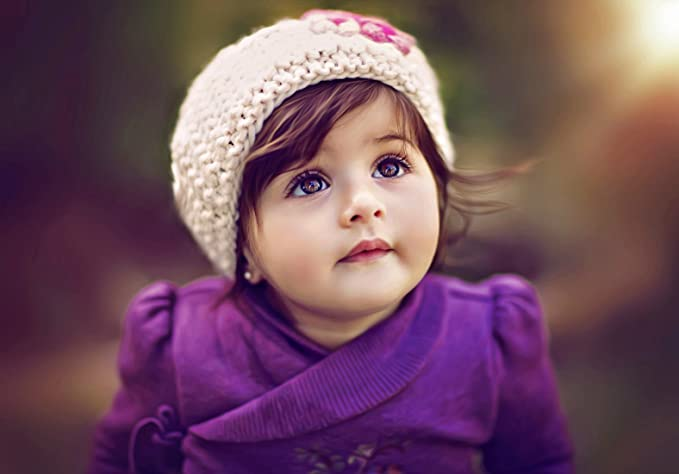
#> input picture image convertion/content/sourceimg/pencilsource/babygirl.jpg, 679 x 474 px, found by its file name; its folder holds only this picture in this run
$ python pencil.py
#> lines starting #> are read from the running program, lines starting #| are printed output that depends on the picture
# Convert an Image to Pencil Sketch
import cv2
import os

folder = 'content\sourceimg\pencilsource' # Sample -> 'Content\\Random_2'
output_folder = 'content\output\penciloutput' #Output Folder


def dodge(image,mask):
    return cv2.divide(image,255-mask,scale=256)

def burn(image,mask):
    return 255-cv2.divide(255-image,255-mask,scale=256)

def pencilSketch(imagefile):
    path = os.path.join(folder,imagefile)
    img = cv2.imread(path)

    gray = cv2.cvtColor(img,cv2.COLOR_BGR2GRAY)

    #Get the neagtive
    neg = 255-gray


    # Apply a Gaussian Blur
    blur = cv2.GaussianBlur(neg,ksize=(21,21),sigmaX=0,sigmaY=0)

    blend = dodge(gray,blur)

    return blend


def load_images_from_folder(folder):
#> called with folder = 'content\\sourceimg\\pencilsource'
    images=[]
    filenames=[]
    for filename in os.listdir(folder):
        img = cv2.imread(os.path.join(folder,filename))
#> img is the input picture: shape (474, 679, 3); mean B, G, R 93.9, 77.7, 113.6
        filenames.append(filename)
        if img is not None:
            images.append(img)
    return images,filenames

images,filenames = load_images_from_folder(folder)
#> images = 1 item; filenames = ['babygirl.jpg']


for imagefile in filenames:
    output_image = pencilSketch(imagefile)
#> in pencilSketch, `gray = cv2.cvtColor(img,cv2.COLOR_BGR2GRAY)`:
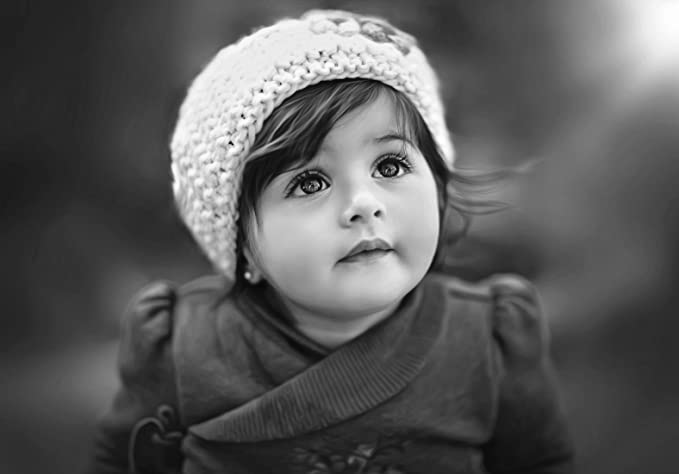
#> gray: shape (474, 679); min 3, max 255, mean 90.3
#> in pencilSketch, `neg = 255-gray`:
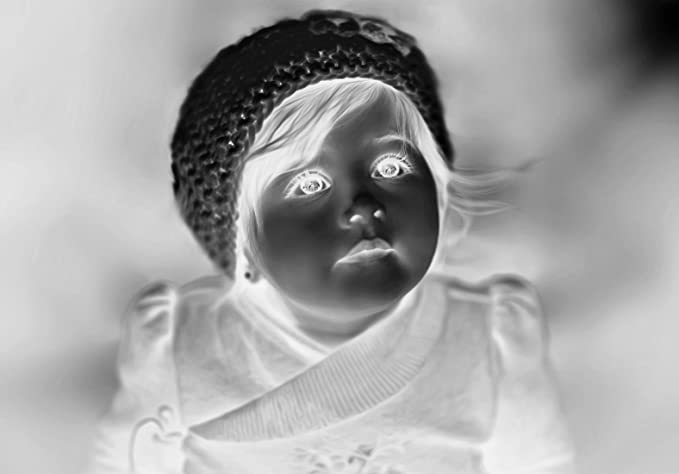
#> neg: shape (474, 679); min 0, max 252, mean 164.7
#> in pencilSketch, `blur = cv2.GaussianBlur(neg,ksize=(21,21),sigmaX=0,sigmaY=0)`:
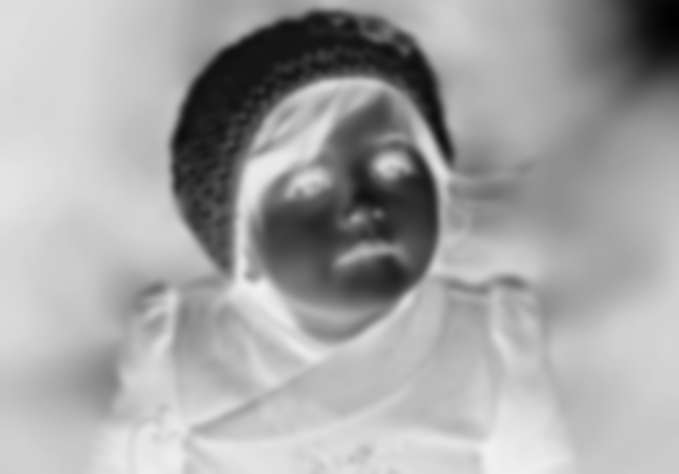
#> blur: shape (474, 679); min 2, max 241, mean 164.7
#> in dodge, `return cv2.divide(image,255-mask,scale=256)`:
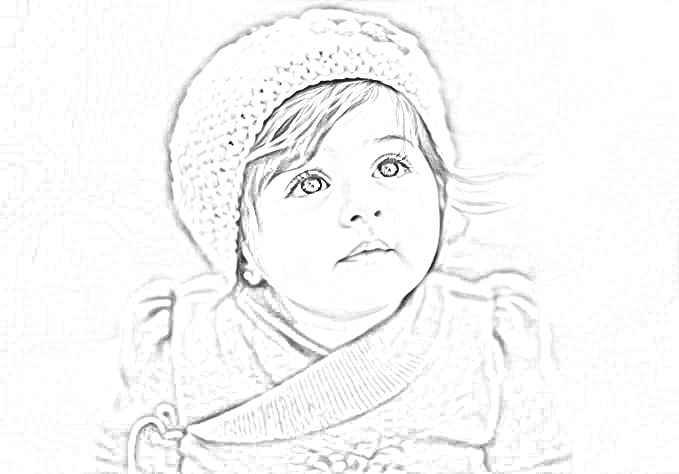
#> returned value: shape (474, 679); min 7, max 255, mean 247.8
    cv2.imshow(imagefile,output_image )
    cv2.waitKey(0)
    cv2.imwrite(os.path.join(output_folder,imagefile+'.jpg'),output_image)

$ run again, on image convertion/content/sourceimg/pencilsource/twinbaby.jpg
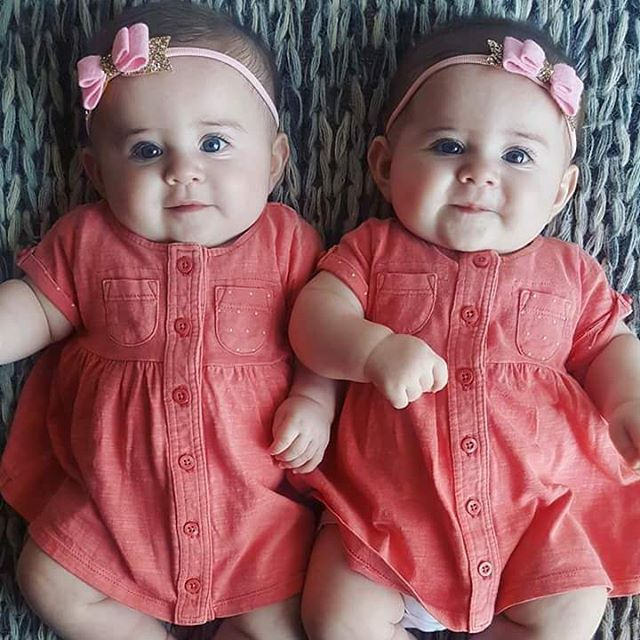
#> input picture image convertion/content/sourceimg/pencilsource/twinbaby.jpg, 640 x 640 px, found by its file name
#> in load_images_from_folder, img is the input picture: shape (640, 640, 3); mean B, G, R 98.6, 94.8, 144.6
#> images = 1 item; filenames = ['twinbaby.jpg']
#> in pencilSketch, `blur = cv2.GaussianBlur(neg,ksize=(21,21),sigmaX=0,sigmaY=0)`:
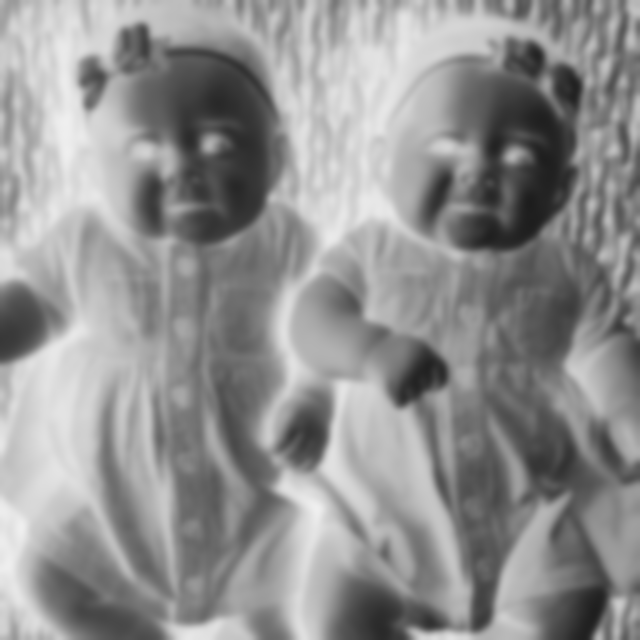
#> blur: shape (640, 640); min 29, max 239, mean 144.9
#> in dodge, `return cv2.divide(image,255-mask,scale=256)`:
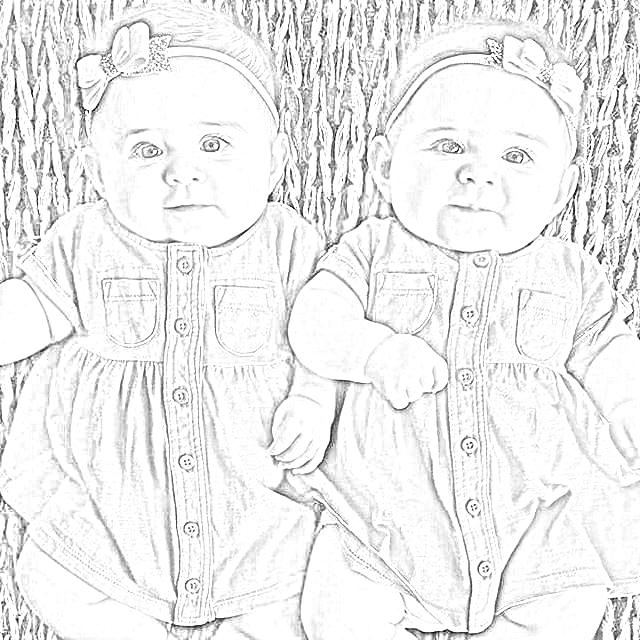
#> returned value: shape (640, 640); min 2, max 255, mean 237.7

$ run again, on image convertion/content/sourceimg/pencilsource/boy_girl.jpg
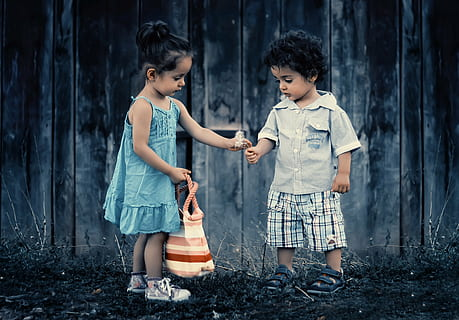
#> input picture image convertion/content/sourceimg/pencilsource/boy_girl.jpg, 459 x 320 px, found by its file name
#> in load_images_from_folder, img is the input picture: shape (320, 459, 3); mean B, G, R 77.2, 67.9, 55.2
#> images = 1 item; filenames = ['boy_girl.jpg']
#> in pencilSketch, `blur = cv2.GaussianBlur(neg,ksize=(21,21),sigmaX=0,sigmaY=0)`:
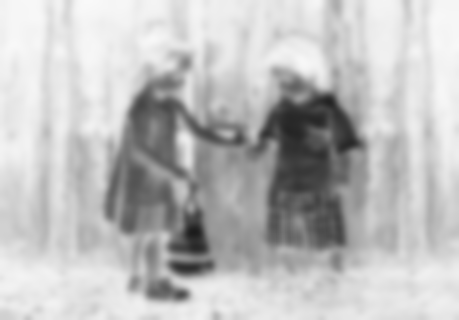
#> blur: shape (320, 459); min 27, max 249, mean 189.8
#> in dodge, `return cv2.divide(image,255-mask,scale=256)`:
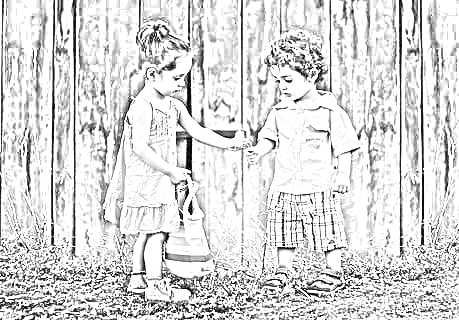
#> returned value: shape (320, 459); min 0, max 255, mean 216.6
